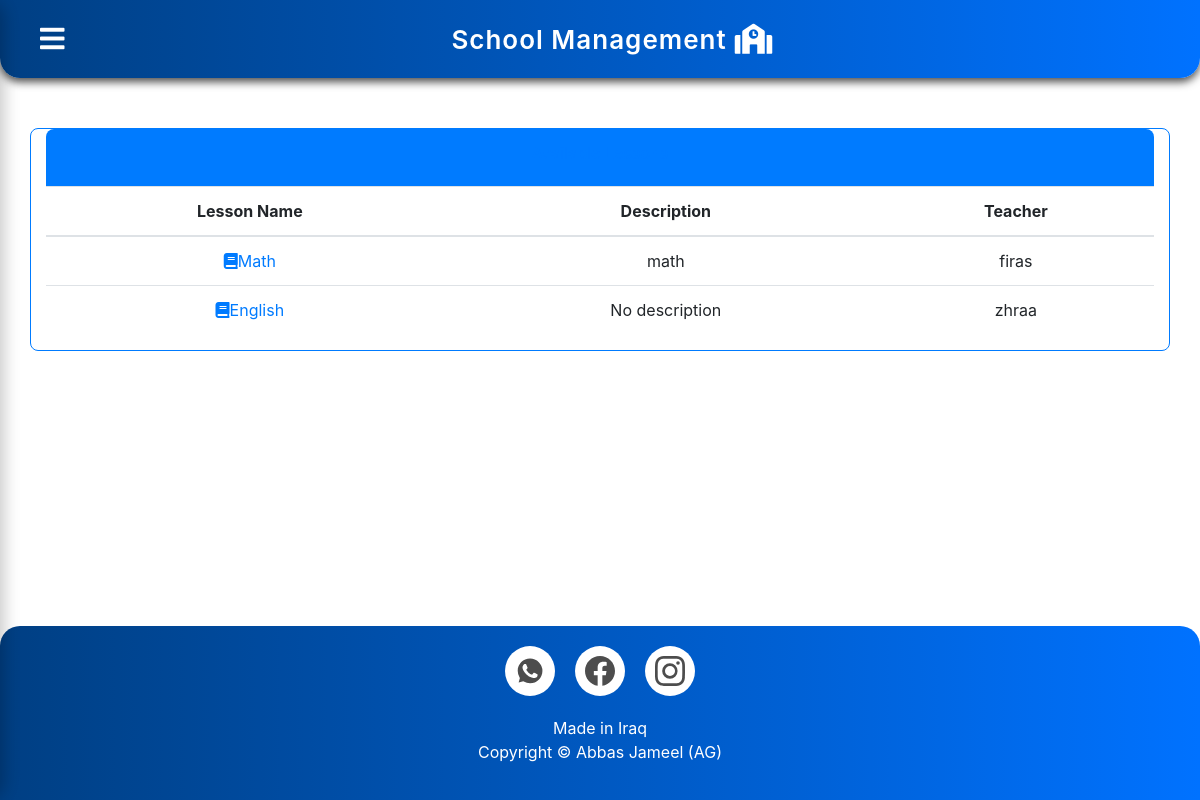
/student-lessons/ (signed in), run on the app's committed database.
### school/models.py (models this page shows, shortened)
class Lesson(models.Model):
    GRADE_CHOICES = [
        ('one', 'First Year Intermediate'),
        ('two', 'Second Year Intermediate'),
        ('three', 'Third Year Intermediate'),
        ('four', 'Fourth Year Secondary'),
        ('five', 'Fifth Year Secondary'),
        ('six', 'Sixth Year Secondary'),
    ]
    name = models.CharField(max_length=255)
    description = models.TextField(default="No description")
    grade = models.CharField(max_length=10, choices=GRADE_CHOICES, default="one")
    teacher = models.ForeignKey(
        TeacherExtra,
        on_delete=models.SET_NULL,
        null=True,
        blank=True,
        verbose_name="Teacher"
    )

class TeacherExtra(models.Model):
    user = models.OneToOneField(User, on_delete=models.CASCADE)
    salary = models.PositiveIntegerField(null=False)
    joindate = models.DateField(auto_now_add=True)
    mobile = models.CharField(max_length=40)
    status = models.BooleanField(default=False)
    def __str__(self):
        return self.user.first_name

### school/views.py (the view)
# urls.py: path('student-lessons/', student_lessons_view, name='student_lessons'),
def student_lessons_view(request):
    try:
        student = StudentExtra.objects.get(user=request.user)
        lessons = Lesson.objects.filter(grade=student.cl)
    except StudentExtra.DoesNotExist:
        lessons = []
    return render(request, 'school/studentlessons.html', {'lessons': lessons})

### templates/school/studentlessons.html (shortened to what this page needs)
{% extends 'school/studentbase.html' %}
{% block content %}
{% load static %}
<head>
  <link href="https://maxcdn.bootstrapcdn.com/bootstrap/4.5.2/css/bootstrap.min.css" rel="stylesheet" id="bootstrap-css">
</head>
<div class="container">
  <div class="row mt-5">
    <div class="panel panel-primary col-md-12">
      <div class="panel-heading">
        <h6 class="panel-title">Available Lessons</h6>
      </div>
      <table class="table table-hover">
        <thead>
          <tr>
            <th>Lesson Name</th>
            <th>Description</th>
            <th>Teacher</th>
          </tr>
        </thead>
        {% for lesson in lessons %}
        <tr>
          <td>
            <a href="{% url 'student-lesson-detail' lesson.id %}"
               class="text-decoration-none text-primary fw-bold">
               <i class="fas fa-book me-2"></i>{{ lesson.name }}
            </a>
          </td>
          <td>{{ lesson.description }}</td>
          <td>{{ lesson.teacher }}</td>
        </tr>
        {% endfor %}
      </table>
    </div>
  </div>
</div>
{% endblock content %}

### templates/school/studentbase.html (style rules this page uses)
body { margin: 0; padding: 0; font-family: "Tajawal", sans-serif; background-color: #f7f9fc; display: flex; height: 100vh; overflow-x: hidden; }

### templates/school/studentlessons.html (style rules this page uses)
a:link { text-decoration: none; }
h6 { text-align: center; color: #007bff; }
.row { margin-top: 50px; }
.panel { border: 1px solid #007bff; border-radius: 8px; }
.panel-heading { background-color: #007bff; color: white; padding: 15px; border-radius: 8px 8px 0 0; }
.table th, .table td { text-align: center; padding: 12px; }

### templates/school/footer2.html (style rules this page uses)
html, body { height: 100%; margin: 0; }
body { display: flex; flex-direction: column; }

### data on the page
Lesson: name "Math", description "math", teacher "firas"
Lesson: name "English", description "No description", teacher "zhraa"
